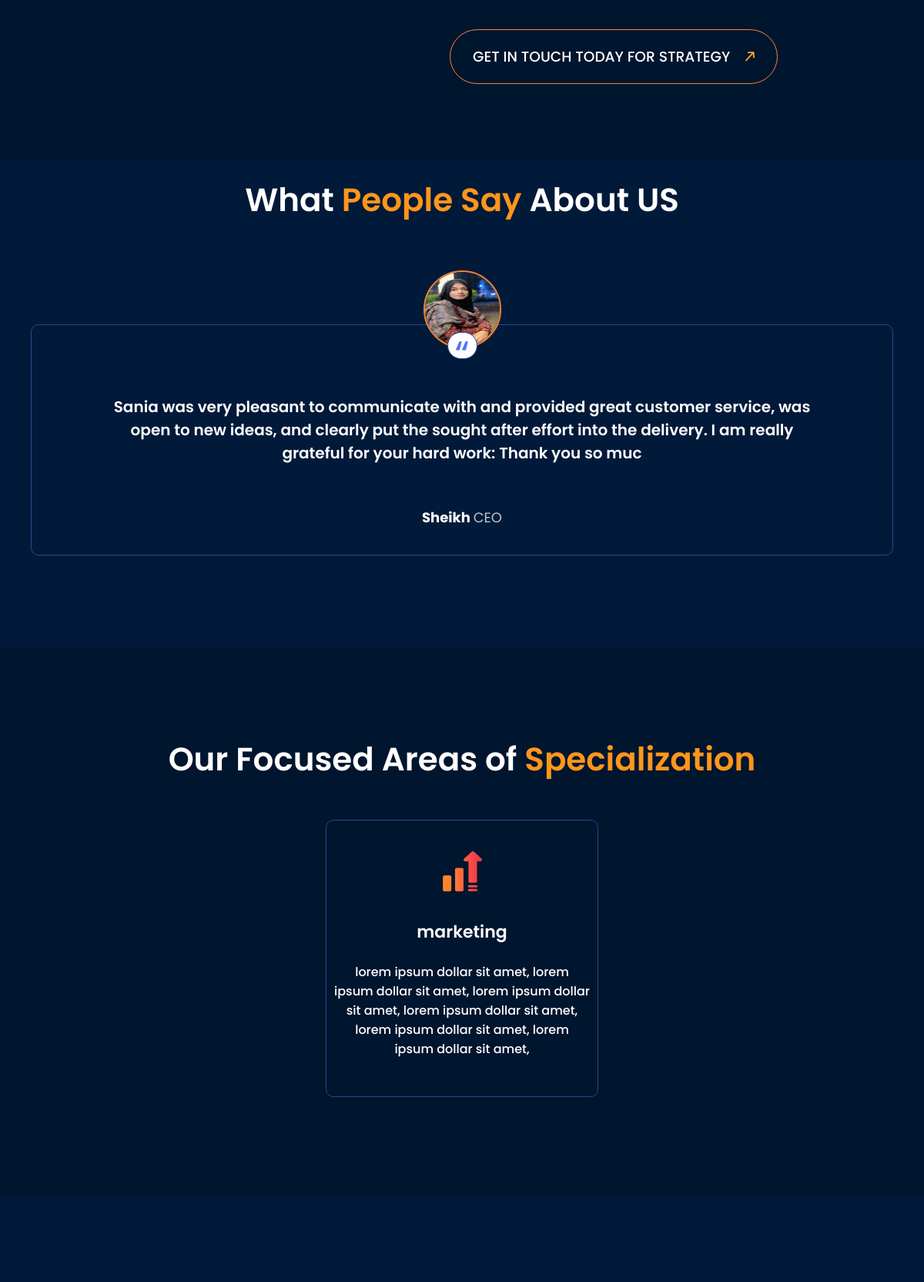
The app's page / (middle part), older data.
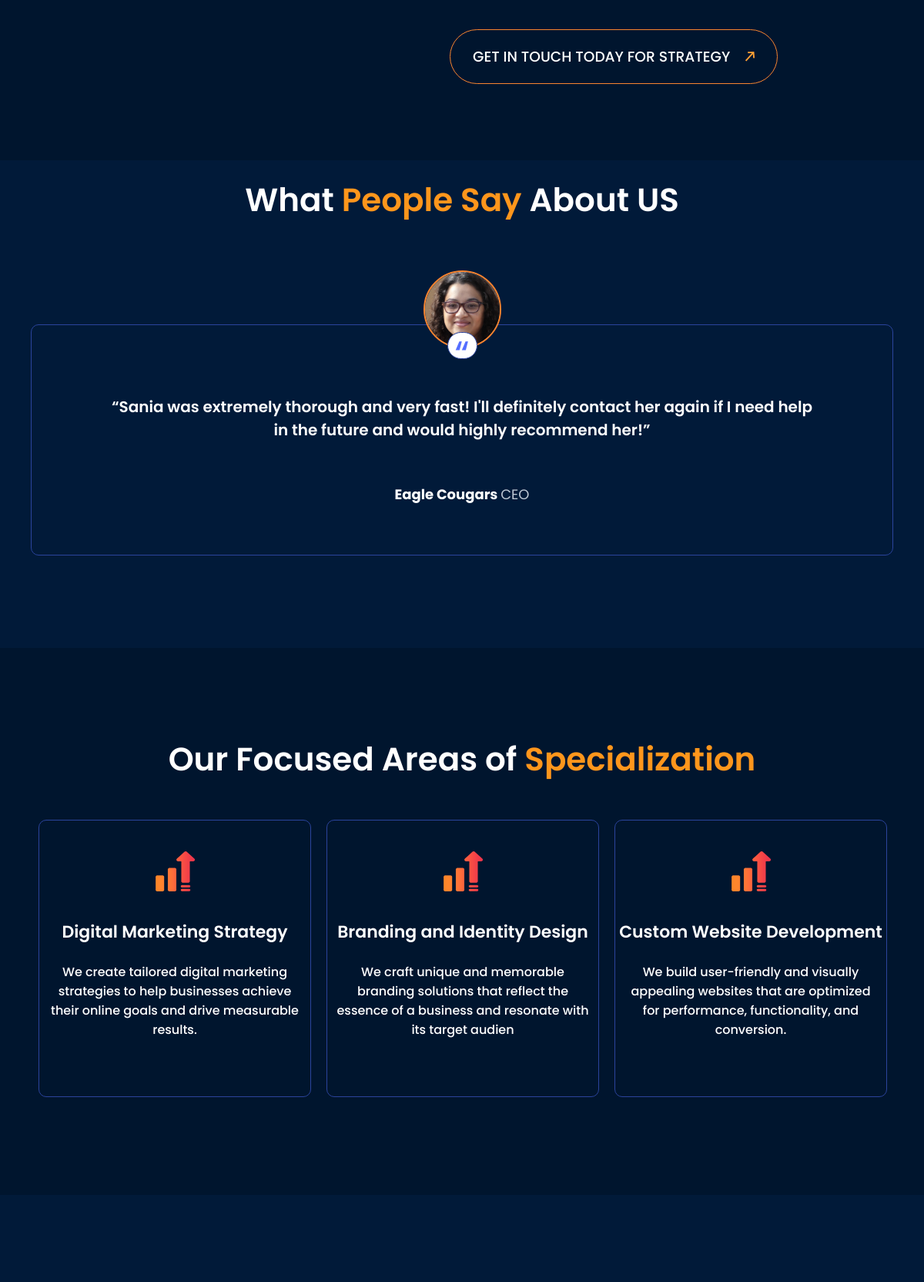
The same page, newer data.
### app/models.py (models this page shows, shortened)
class Testimonials(models.Model):
    name=models.CharField(max_length=100)
    designation=models.CharField(max_length=200 , null=True , blank=True)
    review=models.TextField()
    image=models.ImageField(upload_to='media/testimonial_images' ,  null=True , blank=True)
    created_at=models.DateTimeField(auto_now_add=True , null=True , blank=True)
    updated_at=models.DateTimeField(auto_now=True , null=True , blank=True)
    def __str__(self):
        return self.name

class Services(models.Model):
    name=models.CharField(max_length=200)
    desc=models.CharField(max_length=2000)
    created_at=models.DateTimeField(auto_now_add=True , null=True , blank=True)
    updated_at=models.DateTimeField(auto_now=True , null=True , blank=True)

### app/views.py (the view)
# urls.py: path('' , HomeView.as_view() , name='home'),
class HomeView(View):
    template_name='templates/index.html'
    def get(self , request):
        service=services.objects.all()
        reviews=testimonials.objects.all()
        print(reviews)
        context={'services':service , 'reviews' : reviews}
        return render(request, self.template_name, context)

### templates/index.html (shortened to what this page needs)
    {% extends 'templates/base.html' %}
    {% load static %}
    {% block page %}
    <section class="sec2">
        <div class="container">
            <div class="sec2_flex">
                <div class="sec2_left">
                </div>
                <div class="sec2_right">
                    <div class="get_touch form_btn" >
                        <a href="#" class="">Get in touch today for strategy<span class="get_icon"><img
                                    src="{% static 'assets/images/arrow.png' %}" alt=""></span></a>
                    </div>
                </div>
            </div>
        </div>
    </section>
    <section class="shopify_slider">
    <div class="container">
        <div class="sec3">
            <h2>What <span style="color:#ff961c;">People Say</span> About US</h2>
            <div class="test_slider">
                {% for review in reviews %}
                <div class="testimonials">
                    <div class="test_photo">
                        <img src="{{review.image.url}}" alt="">
                    </div>
                    <center>
                        <div class="sec3_icon">
                            <p>“</p>
                        </div>
                    </center>
                    <div class="sec3_text1">
                        <p>{{review.review}}</p>
                    </div>
                    <div class="sec3_name">
                        <p> <b style="color:#ffff;"> {{review.name}} </b>  {{review.designation}}
                        </p>
                    </div>
                </div>
                {% endfor %}
            </div>
        </div>
    </div>
</section>
<section class="sec4">
        <div class="container">
            <div class="sec4_text">
                <h2>Our Focused Areas of <span style="color:#ff961c;">Specialization</span>
                </h2>
            </div>
            <div class="areas">
                {% for service in services %}
                <div class="area1">
                    <center><img src="{% static 'assets/images/sec4_img1.png' %}" alt="">
                        <h3>{{service.name}}</h3>
                        <p>{{service.desc}}</p>
                    </center>
                </div>
                {% endfor %}
            </div>
        </div>
</section>
        {% include 'templates/customerexperience.html' %}
{% endblock %}

### templates/base.html (shortened to what this page needs)
{% load static %}
<!DOCTYPE html>
<html lang="en">
<head>
    <link rel="stylesheet" href="{% static 'assets/css/workflow.css' %}">
    {% block pagecss %}
    <link rel="stylesheet" href="{% static 'assets/css/style.css' %}">
    {% endblock %}
    <link rel="stylesheet" href="{% static 'assets/jq plugin/slick1/slick/slick.css' %}">
</head>
<body>
{% block page %}
{% endblock %}
</body>
</html>

### templates/customerexperience.html (shortened to what this page needs)
{% load static %}
<section class="section_5">
    <div class="container">
        <div class="sec5">
        </div>
    </div>
</section>

### static/assets/css/workflow.css (style rules this page uses)
* { padding: 0px; margin: 0px; box-sizing: border-box; }
body { overflow-x: hidden; background-color: #011a39; }
.container { max-width: 1140px; margin: 0 auto; padding: 0px 10px; }
.section_6,.section_5 { background-color:#011a39 ; }
.section_5 { margin-bottom: -55px; }
.sec5 { padding-top: 117px; padding-bottom: 109px; }
.test_photo { display: flex; justify-content: center; }
.test_photo img { position: relative; top: -71px; }
.sec3_icon { width: 28px; height: 28px; border-radius: 40px; background-color: white; position: relative; top: -89px; border: 1px solid #2b449c; }
.sec3_icon p { color: #546eff; font-size: 50px; display: flex; justify-content: center; align-items: center; font-family: 'Poppins', sans-serif; position: relative; top: -12px; }

### static/assets/css/style.css (style rules this page uses)
.sec2 { background-color: #00152e; }
.sec2_flex { display: flex; justify-content: space-between; padding-top: 115px; padding-bottom: 120px; gap: 20px; }
.sec2_right { max-width: 576px; }
.get_touch { margin-top: 69px; }
.get_touch a { text-decoration: none; color: #ffffff; text-transform: uppercase; font-size: 18.66px; font-weight: 500; font-family: 'Poppins', sans-serif; padding: 21px 29px; border: 1px solid white; border-radius: 40px; border: 1px solid #f8842f; }
.get_icon { padding-left: 19px; }
.shopify_slider { background-color: #011a39; }
.sec3 { padding-top: 20px; padding-bottom: 120px; }
.sec3 h2 { text-align: center; font-size: 42px; color: #ffffff; font-family: 'Poppins', sans-serif; font-weight: 600; }
.testimonials { width: 100%; height: 400px; border: 1px solid #2b449c; border-radius: 10px; margin-top: 130px; }
.test_photo { display: flex; justify-content: center; }
.test_photo img { position: relative; top: -71px; width: 101px; height: 101px; border-radius: 50%; border: 2px solid #f8842f; }
.sec3_icon { width: 39px; height: 35px; border-radius: 40px; background-color: white; position: relative; top: -92px; }
.sec3_icon p { color: #546eff; font-size: 50px; display: flex; justify-content: center; align-items: center; font-family: 'Poppins', sans-serif; position: relative; top: -8px; }
.sec3_text1 p { font-size: 20px; color: white; font-family: 'Poppins', sans-serif; font-weight: 600; text-align: center; position: relative; top: -45px; padding-left: 100px; padding-right: 100px; }
.sec3_name p { text-align: center; font-size: 18px; color: #bec7d3; font-weight: 400; font-family: 'Poppins', sans-serif; padding-top: 10px; padding-bottom: 15px; }
.sec4 { background-color: #00152e; padding-bottom: 127px; padding-top: 113px; }
.sec4_text h2 { text-align: center; font-size: 42px; color: #ffffff; font-family: 'Poppins', sans-serif; font-weight: 600; }
.areas { display: flex; justify-content: space-between; padding-top: 47px; }
.area1 { width: 340px; margin: 0 10px; min-height: 360px !important; border: 1px solid #2b449c; border-radius: 10px; }
.area1 img { padding-top: 40px; }
.area1 h3 { font-size: 22px; color: #ffffff; font-family: 'Poppins', sans-serif; font-weight: 600; padding-top: 36px; }
.area1 p { font-size: 16px; color: #ffffff; font-family: 'Poppins', sans-serif; font-weight: 500; padding-top: 23px; padding-bottom: 20px; max-width: 520px; padding-left: 10px; padding-right: 10px; }
.slick-initialized .slick-slide { min-height: 300px; }

Row changes from the older to the newer data that the page shows:
removed Testimonials: image (picture), review "Sania was very pleasant to communicate with and provided great customer service, was open to new ideas, and clearly put the sought after effort into the delivery. I am really grateful for your hard work: Thank you so muc", name "Sheikh", designation "CEO"
removed Services: name "marketing", desc "lorem ipsum dollar sit amet, lorem ipsum dollar sit amet, lorem ipsum dollar sit amet, lorem ipsum dollar sit amet, lorem ipsum dollar sit amet, lorem ipsum dollar sit amet,"
added Testimonials: image (picture), review "“Sania was extremely thorough and very fast! I'll definitely contact her again if I need help in the future and would highly recommend her!”", name "Eagle Cougars", designation "CEO"
added Services: name "Digital Marketing Strategy", desc "We create tailored digital marketing strategies to help businesses achieve their online goals and drive measurable results."
added Services: name "Branding and Identity Design", desc "We craft unique and memorable branding solutions that reflect the essence of a business and resonate with its target audien"
added Services: name "Custom Website Development", desc "We build user-friendly and visually appealing websites that are optimized for performance, functionality, and conversion."
